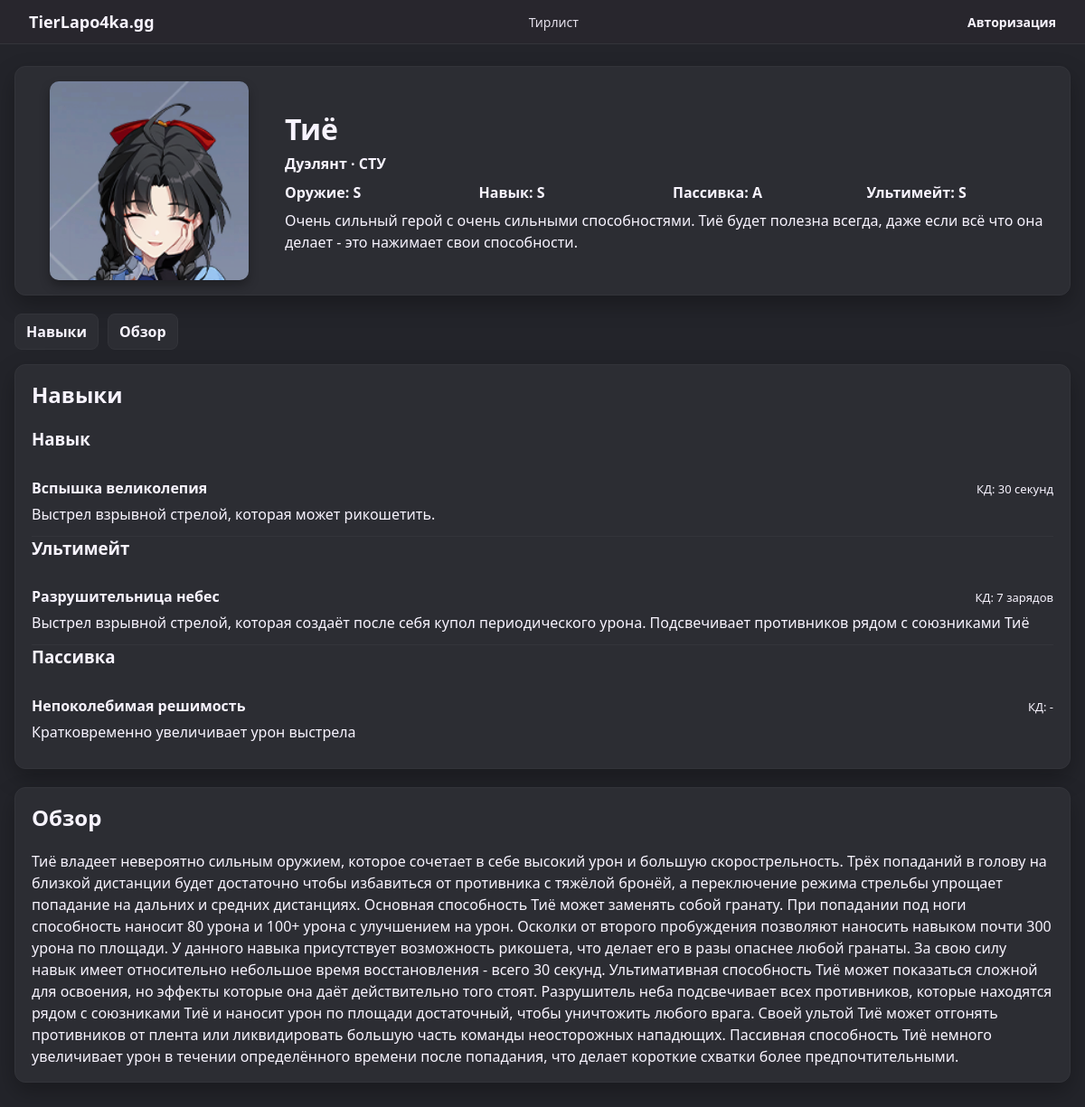
/character/Chiyo, run on the app's committed database.
### models.py (models this page shows, shortened)
class Character(db.Model):
    id = db.Column(db.Integer, primary_key=True)
    name = db.Column(db.String(128), nullable=False)
    slug = db.Column(db.String(128), unique=True, nullable=False)
    class_name = db.Column(db.String(32))
    faction = db.Column(db.String(32))
    tier_weapon = db.Column(db.String(3))
    tier_skill = db.Column(db.String(3))
    tier_passive = db.Column(db.String(3))
    tier_ultimate = db.Column(db.String(3))
    difficulty = db.Column(db.String(32))  # НОВОЕ: сложность освоения
    short_summary = db.Column(db.Text)
    review = db.Column(db.Text)
    image_name = db.Column(db.String(255))
    skills = db.relationship("Skill", backref="character", lazy=True,
                             cascade="all, delete-orphan")

class Skill(db.Model):
    id = db.Column(db.Integer, primary_key=True)
    character_id = db.Column(db.Integer, db.ForeignKey("character.id"), nullable=False)
    name = db.Column(db.String(128), nullable=False)
    type = db.Column(db.String(32))
    description = db.Column(db.Text)
    valid_hits = db.Column(db.String(32))
    cooldown = db.Column(db.String(32))
    level_info = db.Column(db.Text)

### app.py (the view)
    @app.route("/character/<slug>")
    def character_detail(slug):
        ch = Character.query.filter_by(slug=slug).first_or_404()
        skills_by_type = {}
        for s in ch.skills:
            skills_by_type.setdefault(s.type or "Other", []).append(s)
        return render_template(
            "character.html",
            character=ch,
            skills_by_type=skills_by_type
        )

### auth.py (called while the page is built)
def get_current_user():
    user_id = session.get("user_id")
    if user_id is None:
        return None
    return User.query.get(user_id)

### templates/character.html (shortened to what this page needs)
{% extends "base.html" %}
{% import "_macros.html" as macros %}
{% block extra_css %}
<link rel="stylesheet" href="{{ url_for('static', filename='character.css') }}">
{% endblock %}
{% block content %}
<div class="card character-header">
    <div class="char-header-left">
        {{ macros.character_image(character.image_name, character.name, size='large', placeholder=character.name[0]) }}
    </div>
    <div class="char-header-right">
        <h1>{{ character.name }}</h1>
        <p class="char-facts">
            <span>{{ character.class_name or '—' }}</span> ·
            <span>{{ character.faction or '—' }}</span>
        </p>
        <div class="char-ratings">
            <div>Оружие: {{ character.tier_weapon or "-" }}</div>
            <div>Навык: {{ character.tier_skill or "-" }}</div>
            <div>Пассивка: {{ character.tier_passive or "-" }}</div>
            <div>Ультимейт: {{ character.tier_ultimate or "-" }}</div>
        </div>
        {% if character.short_summary %}
            <p class="char-summary rich-text">{{ character.short_summary }}</p>
        {% endif %}
    </div>
</div>
<div class="tabs">
    <a href="#skills">Навыки</a>
    <a href="#review">Обзор</a>
</div>
<div id="skills" class="card">
    <h2>Навыки</h2>
    {% for type, skills in skills_by_type.items() %}
        <h3>{{ type }}</h3>
        {% for s in skills %}
            <div class="skill-block">
                <div class="skill-header">
                    <span class="skill-name">{{ s.name }}</span>
                    <span class="skill-meta">КД: {{ s.cooldown or "-" }}</span>
                </div>
                <div class="rich-text">{{ s.description }}</div>
            </div>
        {% endfor %}
    {% endfor %}
</div>
<div id="review" class="card">
    <h2>Обзор</h2>
    {% if character.review %}
        <div class="rich-text">{{ character.review }}</div>
    {% else %}
        <p>Обзор пока не добавлен.</p>
    {% endif %}
</div>
{% endblock %}

### static/style.css (style rules this page uses)
body { margin: 0; font-family: system-ui, -apple-system, BlinkMacSystemFont, "Segoe UI", sans-serif; background: #23242a; color: #F8F4FF; }
a { color: inherit; text-decoration: none; }
.card { background: #2c2d33; border-radius: 12px; padding: 16px 18px; margin-bottom: 20px; border: 1px solid #33343a; box-shadow: 0 10px 25px rgba(0, 0, 0, 0.28); }
h1, h2, h3 { margin-top: 0; color: #F8F4FF; }

### static/character.css (style rules this page uses)
.character-header { display: grid; grid-template-columns: 260px 1fr; gap: 20px; align-items: center; }
.char-header-left { justify-self: center; }
.char-header-right h1 { margin-bottom: 6px; }
.char-facts { margin: 0 0 10px; color: #F8F4FF; font-weight: 600; }
.char-ratings { display: grid; grid-template-columns: repeat(auto-fit, minmax(160px, 1fr)); gap: 8px; margin-bottom: 8px; color: #F8F4FF; font-weight: 600; }
.char-summary { margin: 0; color: #F8F4FF; }
.tabs { display: flex; gap: 10px; margin: 0 0 16px; }
.tabs a { padding: 8px 12px; border-radius: 8px; background: #2c2d33 ; border: 1px solid #33343a; font-weight: 700; color: #F8F4FF; }
.skill-block { padding: 12px 0; border-bottom: 1px solid #33343a; }
.skill-block:last-child { border-bottom: none; }
.skill-header { display: flex; justify-content: space-between; align-items: baseline; gap: 12px; margin-bottom: 6px; }
.skill-name { font-weight: 800; color: #F8F4FF; }
.skill-meta { color: #F8F4FF; font-size: 13px; }
.rich-text { line-height: 1.5; color: #F8F4FF; }

### data on the page
Character: name "Тиё", class_name "Дуэлянт", faction "СТУ", tier_weapon "S", tier_skill "S", tier_passive "A", tier_ultimate "S", short_summary "Очень сильный герой с очень сильными способностями. Тиё будет полезна всегда, даже если всё что она делает - это нажимает свои способности.", review "Тиё владеет невероятно сильным оружием, которое сочетает в себе высокий урон и большую скорострельность. Трёх попаданий в голову на близкой дистанции будет достаточно чтобы избавиться от противника с тяжёлой бронёй, а переключение режима стрельбы упрощает попадание на дальних и средних дистанциях. Основная способность Тиё может заменять собой гранату. При попадании под ноги способность наносит 80 урона и 100+ урона с улучшением на урон. Осколки от второго пробуждения позволяют наносить навыком почти 300 урона по площади. У данного навыка присутствует возможность рикошета, что делает его в разы опаснее любой гранаты. За свою силу навык имеет относительно небольшое время восстановления -…"
Skill: type "Навык", name "Вспышка великолепия", cooldown "30 секунд", description "Выстрел взрывной стрелой, которая может рикошетить."
Skill: type "Ультимейт", name "Разрушительница небес", cooldown "7 зарядов", description "Выстрел взрывной стрелой, которая создаёт после себя купол периодического урона. Подсвечивает противников рядом с союзниками Тиё"
Skill: type "Пассивка", name "Непоколебимая решимость", cooldown "-", description "Кратковременно увеличивает урон выстрела"
